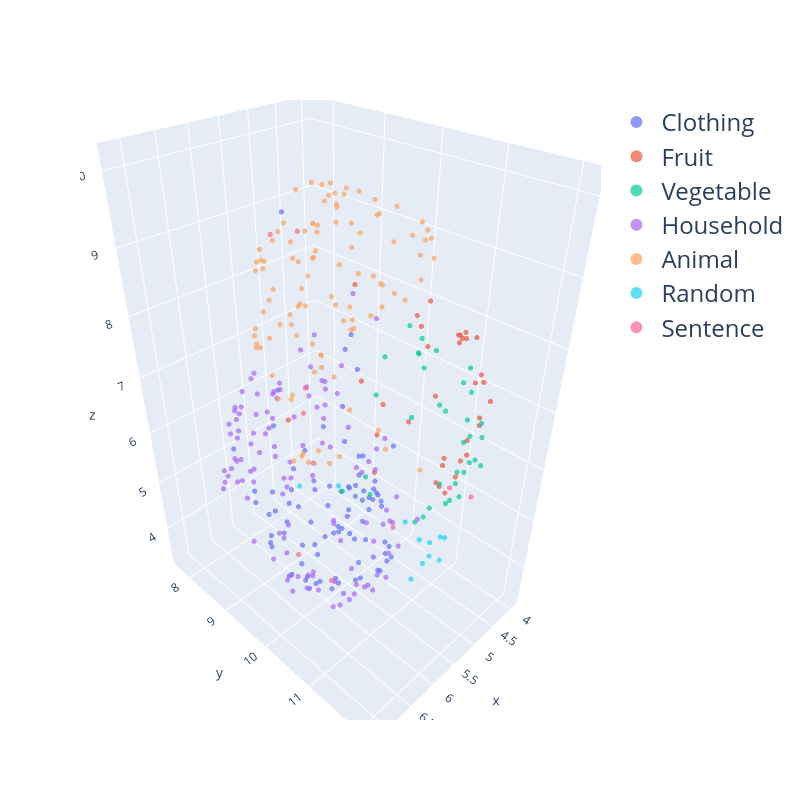

The notebook cell this image was saved under:
### Markdown cell above
## Render all points

### Code cell
import plotly.express as px
import plotly.graph_objects as go

# Highlight specific points

fig = px.scatter_3d(
    df,
    x="x", y="y", z="z",
    color="category" if "category" in df.columns else None,
    opacity=0.7,
    hover_name="name",
    title="UMAP 3D Embedding Visualization"
)
fig.update_traces(marker=dict(size=3)) 
fig.update_layout(
    height=800,
    width=800,
    title=dict(
        text=None
    ),
    legend_title_text="",
    legend=dict(
        font=dict(size=24),
        itemsizing='constant',  
        itemwidth=40            
    )
)


fig.show()

### Figure 1 — Plotly figure (JSON) as saved in the notebook; plotly's stock layout.template omitted (floating-point values rounded to 4 significant figures)
{"data": [{"hovertemplate": "<b>%{hovertext}</b><br><br>category=Clothing<br>x=%{x}<br>y=%{y}<br>z=%{z}<extra></extra>", "hovertext": ["T-Shirt", "Dress Shirt", "Blouse", "Tank Top", "Sweater", "Cardigan", "Hoodie", "Jacket", "Blazer", "Coat", "Trench Coat", "Raincoat", "Denim Jacket", "Leather Jacket", "Puffer Jacket", "Jeans", "Trousers", "Chinos", "Leggings", "Shorts", "Capri Pants", "Cargo Pants", "Sweatpants", "Skirt", "Mini Skirt", "Maxi Skirt", "Pencil Skirt", "Dress", "Evening Gown", "Sundress", "Suit", "Tuxedo", "Overalls", "Jumpsuit", "Tracksuit", "Bikini", "One-Piece Swimsuit", "Board Shorts", "Swim Trunks", "Bra", "Panties", "Boxers", "Briefs", "Sports Bra", "Lingerie", "Thermal Underwear", "Undershirt", "Socks", "Stockings", "Tights", "Compression Socks", "Hat", "Cap", "Beanie", "Fedora", "Sun Hat", "Bucket Hat", "Scarf", "Gloves", "Mittens", "Belt", "Suspenders", "Shoes", "Sneakers", "Boots", "Sandals", "Loafers", "Heels", "Slippers", "Flip Flops", "Clogs", "Dress Shoes", "Pajamas", "Nightgown", "Robe", "Bathrobe", "Sleep Shorts", "Sleep Shirt", "Workwear", "Uniform", "Apron", "Lab Coat", "Scrubs", "Chef Coat", "Coveralls", "Hi-Vis Vest"], "legendgroup": "Clothing", "marker": {"color": "#636efa", "opacity": 0.7, "size": 3, "symbol": "circle"}, "mode": "markers", "name": "Clothing", "scene": "scene", "showlegend": true, "type": "scatter3d", "x": [5.974, 5.715, 5.626, 6.077, 6.118, 6.455, 6.184, 6.204, 6.338, 6.169, 6.184, 6.473, 5.842, 6.127, 6.133, 4.811, 4.872, 7.082, 4.838, 4.579, 5.164, 5.335, 4.908, 5.548, 5.631, 5.727, 5.462, 5.636, 5.437, 5.11, 5.682, 6.668, 5.071, 5.549, 5.274, 4.83, 6.246, 5.537, 6.633, 4.688, 4.962, 4.362, 4.359, 5.567, 5.165, 5.233, 6.522, 4.264, 4.552, 4.487, 5.269, 4.704, 4.549, 6.585, 6.166, 4.774, 4.941, 6.119, 4.382, 4.265, 5.608, 5.017, 3.986, 4.059, 4.217, 3.936, 4.6, 4.207, 4.214, 3.922, 5.046, 4.412, 4.887, 7.211, 5.33, 6.836, 5.337, 5.202, 4.961, 5.382, 5.215, 6.422, 6.847, 6.405, 5.016, 5.935], "y": [8.968, 9.121, 8.959, 9.504, 8.441, 9.22, 8.885, 8.908, 9.32, 8.832, 9.757, 9.711, 10.06, 9.896, 9.995, 9.493, 9.235, 10.81, 9.396, 9.89, 10.65, 10.41, 9.843, 9.252, 10.41, 10.4, 10.63, 8.65, 10.18, 8.792, 8.403, 10.1, 9.918, 9.32, 9.221, 9.38, 10.39, 10.74, 10.22, 9.381, 8.977, 9.611, 9.49, 9.739, 8.874, 10.65, 10.65, 9.061, 8.899, 9.52, 10.59, 8.622, 8.926, 8.641, 10.67, 9.2, 9.683, 8.441, 9.251, 9.821, 8.267, 9.876, 9.238, 9.131, 8.934, 9.151, 9.102, 8.924, 9.107, 9.308, 9.472, 8.953, 9.157, 10.74, 8.447, 11.3, 10.7, 10.55, 9.244, 8.427, 8.093, 9.579, 10.62, 10.04, 10.08, 10.22], "z": [3.952, 3.595, 4.317, 3.699, 4.392, 4.865, 3.982, 3.754, 6.566, 3.772, 3.668, 3.912, 3.597, 3.571, 3.709, 3.365, 3.486, 7.369, 3.451, 4.254, 4.028, 3.98, 3.665, 3.578, 3.721, 3.735, 3.937, 3.767, 3.758, 4.476, 3.892, 9.995, 4.255, 3.388, 3.555, 7.468, 3.942, 4.069, 4.304, 6.802, 3.923, 4.193, 4.011, 4.208, 4.358, 4.314, 6.366, 4.257, 3.947, 3.876, 4.396, 5.328, 5.821, 5.905, 6.126, 5.366, 5.426, 4.646, 4.867, 5.333, 4.203, 4.858, 3.779, 3.635, 3.907, 3.97, 3.509, 3.631, 3.655, 3.572, 7.348, 3.449, 3.49, 7.125, 4.194, 6.951, 4.108, 4.059, 3.47, 3.895, 6.065, 3.727, 5.916, 3.798, 5.033, 3.687]}, {"hovertemplate": "<b>%{hovertext}</b><br><br>category=Fruit<br>x=%{x}<br>y=%{y}<br>z=%{z}<extra></extra>", "hovertext": ["Apple", "Banana", "Orange", "Strawberry", "Grape", "Watermelon", "Pineapple", "Mango", "Blueberry", "Peach", "Cherry", "Pear", "Kiwi", "Lemon", "Lime", "Coconut", "Avocado", "Pomegranate", "Papaya", "Raspberry", "Blackberry", "Plum", "Fig", "Guava", "Cantaloupe", "Apricot", "Nectarine", "Tangerine", "Cranberry", "Passion Fruit", "Jackfruit", "Lychee", "Date", "Persimmon"], "legendgroup": "Fruit", "marker": {"color": "#EF553B", "opacity": 0.7, "size": 3, "symbol": "circle"}, "mode": "markers", "name": "Fruit", "scene": "scene", "showlegend": true, "type": "scatter3d", "x": [5.013, 5.353, 4.795, 4.948, 4.831, 5.453, 5.015, 5.235, 5.273, 4.896, 4.656, 4.903, 6.4, 4.701, 4.763, 5.52, 5.468, 5.697, 5.479, 5.176, 5.02, 4.552, 4.994, 5.834, 6.482, 5.732, 5.793, 6.096, 5.335, 5.55, 5.913, 6.324, 5.075, 5.442], "y": [11.66, 11.63, 10.76, 11.68, 11.67, 11.92, 11.97, 11.61, 12.02, 11.33, 11.17, 11.44, 10.95, 11.28, 10.61, 11.13, 11.88, 11.81, 11.07, 11.95, 11.84, 10.58, 9.755, 11.73, 11.39, 11.86, 11.9, 11.15, 11.91, 11.81, 11.91, 11.27, 8.156, 12.0], "z": [8.412, 8.573, 8.498, 7.739, 7.806, 6.911, 7.631, 8.468, 7.421, 8.159, 8.107, 8.264, 9.34, 8.211, 8.058, 8.701, 6.636, 6.566, 7.097, 7.451, 7.858, 7.649, 6.903, 7.989, 7.02, 7.082, 7.019, 7.719, 7.163, 6.361, 6.823, 7.44, 5.419, 7.041]}, {"hovertemplate": "<b>%{hovertext}</b><br><br>category=Vegetable<br>x=%{x}<br>y=%{y}<br>z=%{z}<extra></extra>", "hovertext": ["Carrot", "Broccoli", "Spinach", "Potato", "Tomato", "Onion", "Garlic", "Cucumber", "Bell Pepper", "Lettuce", "Cabbage", "Zucchini", "Celery", "Cauliflower", "Eggplant", "Green Beans", "Kale", "Beetroot", "Radish", "Turnip", "Pumpkin", "Sweet Potato", "Artichoke", "Asparagus", "Leek", "Brussels Sprouts", "Peas", "Chili Pepper", "Corn", "Okra", "Rutabaga", "Parsnip", "Swiss Chard", "Mustard Greens", "Fennel"], "legendgroup": "Vegetable", "marker": {"color": "#00cc96", "opacity": 0.7, "size": 3, "symbol": "circle"}, "mode": "markers", "name": "Vegetable", "scene": "scene", "showlegend": true, "type": "scatter3d", "x": [4.54, 4.725, 5.264, 4.587, 4.672, 4.532, 4.699, 5.078, 5.708, 4.895, 4.489, 4.851, 5.493, 5.234, 5.096, 5.274, 5.692, 5.817, 5.177, 6.62, 4.701, 5.406, 5.478, 4.985, 5.845, 5.537, 4.589, 5.813, 4.438, 6.121, 6.93, 6.51, 5.962, 5.215, 6.368], "y": [10.46, 11.48, 11.93, 10.46, 11.46, 10.41, 10.98, 11.69, 11.7, 11.66, 11.19, 11.82, 11.65, 11.75, 11.91, 11.77, 11.42, 11.89, 11.98, 11.38, 10.36, 11.79, 12.01, 11.94, 10.93, 11.82, 10.76, 11.69, 11.24, 11.62, 11.29, 11.36, 11.67, 11.81, 11.28], "z": [7.724, 6.946, 6.782, 7.497, 7.363, 7.471, 6.937, 6.875, 6.126, 6.858, 7.308, 6.901, 7.566, 6.492, 6.714, 6.332, 8.18, 6.733, 7.388, 7.025, 7.949, 6.131, 6.791, 6.57, 8.189, 6.181, 7.676, 6.032, 7.542, 7.776, 6.932, 6.663, 6.031, 6.089, 8.048]}, {"hovertemplate": "<b>%{hovertext}</b><br><br>category=Household<br>x=%{x}<br>y=%{y}<br>z=%{z}<extra></extra>", "hovertext": ["Chair", "Table", "Sofa", "Bed", "Desk", "Bookshelf", "Lamp", "Fan", "Ceiling Light", "Floor Lamp", "Clock", "Mirror", "Curtains", "Blinds", "Carpet", "Rug", "Door Mat", "Doormat", "Cushion", "Pillow", "Blanket", "Comforter", "Duvet", "Mattress", "Wardrobe", "Drawer", "Cabinet", "Cupboard", "Shelf", "Television", "Remote Control", "Router", "Speaker", "Headphones", "Laptop", "Phone Charger", "Power Strip", "Vacuum Cleaner", "Broom", "Dustpan", "Mop", "Bucket", "Cleaning Spray", "Detergent", "Laundry Basket", "Iron", "Ironing Board", "Dish Rack", "Trash Can", "Recycling Bin", "Toilet Brush", "Plunger", "Toilet Paper", "Paper Towels", "Soap Dispenser", "Towel", "Hand Towel", "Bath Towel", "Shower Curtain", "Shampoo", "Conditioner", "Body Wash", "Toothbrush", "Toothpaste", "Razor", "Hair Dryer", "Comb", "Scissors", "Measuring Tape", "Sewing Kit", "Toolbox", "Hammer", "Screwdriver", "Wrench", "Nails", "Tape", "Glue", "Flashlight", "Battery", "Extension Cord", "Notepad", "Pen", "Pencil", "Eraser", "Stapler", "Calculator", "Mug", "Plate", "Bowl", "Fork", "Spoon", "Knife", "Water Bottle", "Pitcher", "Frying Pan", "Saucepan", "Pot", "Lid", "Colander", "Cutting Board", "Can Opener", "Peeler", "Grater", "Toaster", "Microwave", "Kettle", "Coffee Maker", "Blender", "Oven Mitts", "Measuring Cups", "Timer", "Ziploc Bags", "Plastic Wrap", "Aluminum Foil", "Dish Soap", "Sponge"], "legendgroup": "Household", "marker": {"color": "#ab63fa", "opacity": 0.7, "size": 3, "symbol": "circle"}, "mode": "markers", "name": "Household", "scene": "scene", "showlegend": true, "type": "scatter3d", "x": [5.599, 5.352, 6.093, 6.386, 5.897, 5.944, 6.254, 6.577, 5.308, 5.239, 4.979, 4.699, 5.026, 4.249, 5.812, 6.109, 5.498, 5.848, 6.221, 6.509, 6.328, 6.578, 6.527, 6.301, 5.362, 6.069, 5.841, 5.921, 5.859, 5.999, 5.819, 6.631, 5.181, 4.183, 6.671, 6.016, 5.396, 7.045, 5.531, 5.66, 5.283, 5.268, 7.068, 7.094, 6.624, 4.909, 6.175, 6.507, 6.429, 6.586, 6.983, 6.471, 6.59, 7.057, 6.868, 6.987, 7.154, 7.003, 6.788, 7.05, 6.675, 7.024, 6.934, 6.68, 5.335, 6.925, 5.032, 5.321, 5.825, 5.743, 6.165, 5.481, 6.509, 6.327, 4.125, 4.802, 4.921, 5.448, 6.028, 5.522, 6.727, 5.714, 6.213, 6.524, 6.538, 6.515, 6.047, 5.12, 5.52, 5.467, 5.715, 5.51, 7.062, 5.645, 6.619, 5.249, 5.782, 4.765, 6.11, 6.075, 5.636, 6.506, 5.886, 6.409, 5.808, 6.268, 6.571, 6.397, 5.297, 6.257, 4.769, 5.71, 6.123, 5.654, 6.833, 4.909], "y": [7.843, 7.942, 7.983, 8.029, 7.791, 7.666, 8.473, 8.633, 10.57, 10.75, 8.194, 8.628, 8.671, 8.976, 8.061, 8.111, 10.78, 10.6, 7.996, 8.19, 8.514, 8.403, 8.151, 8.246, 8.238, 7.838, 7.828, 7.844, 7.788, 9.247, 10.84, 9.079, 7.864, 9.367, 8.919, 10.21, 10.96, 10.75, 9.15, 10.55, 9.634, 8.962, 10.56, 10.25, 10.8, 9.483, 10.8, 11.02, 10.76, 10.98, 10.77, 9.481, 11.13, 10.31, 10.66, 9.497, 10.15, 10.34, 10.67, 10.29, 9.193, 10.29, 10.25, 10.88, 9.133, 10.58, 8.955, 8.962, 11.11, 10.68, 8.997, 8.989, 9.536, 9.11, 9.331, 8.786, 8.904, 9.558, 8.963, 10.89, 9.962, 8.666, 8.773, 9.869, 9.213, 9.76, 8.022, 8.031, 7.794, 8.298, 8.187, 8.506, 10.42, 8.052, 10.94, 10.48, 7.881, 8.739, 10.58, 10.91, 11.02, 10.13, 10.15, 8.843, 9.767, 8.314, 11.21, 10.2, 11.21, 11.24, 8.542, 10.84, 10.96, 10.99, 11.05, 9.941], "z": [5.253, 5.615, 5.007, 5.003, 5.281, 5.327, 6.429, 5.709, 4.794, 5.428, 5.456, 5.502, 4.469, 4.372, 4.717, 4.669, 5.355, 6.172, 4.929, 4.926, 4.674, 5.224, 4.774, 4.842, 3.98, 5.683, 5.769, 5.702, 5.41, 5.346, 4.983, 5.755, 5.359, 4.519, 5.91, 5.044, 4.669, 5.149, 6.77, 6.229, 7.245, 6.923, 4.992, 5.628, 4.188, 8.196, 4.095, 4.428, 5.376, 4.589, 5.104, 6.354, 5.22, 4.715, 5.005, 4.859, 5.101, 4.795, 4.572, 5.533, 5.647, 5.23, 5.674, 6.01, 7.569, 4.659, 6.564, 6.42, 4.429, 3.855, 6.263, 7.318, 6.229, 6.305, 4.924, 6.219, 6.475, 5.821, 6.793, 4.557, 6.212, 6.422, 6.425, 6.327, 6.134, 5.8, 6.095, 6.127, 6.291, 6.253, 6.271, 6.409, 4.572, 6.567, 4.337, 6.376, 6.206, 5.865, 7.083, 4.263, 5.36, 6.75, 7.301, 6.017, 6.211, 6.287, 4.946, 6.427, 5.321, 4.604, 5.726, 4.177, 5.641, 5.379, 5.091, 7.975]}, {"hovertemplate": "<b>%{hovertext}</b><br><br>category=Animal<br>x=%{x}<br>y=%{y}<br>z=%{z}<extra></extra>", "hovertext": ["Dog", "Cat", "Cow", "Horse", "Pig", "Sheep", "Goat", "Chicken", "Duck", "Goose", "Turkey", "Rabbit", "Hamster", "Guinea Pig", "Ferret", "Parrot", "Canary", "Goldfish", "Turtle", "Frog", "Snake", "Lizard", "Gecko", "Chameleon", "Iguana", "Salamander", "Alligator", "Crocodile", "Lion", "Tiger", "Elephant", "Giraffe", "Zebra", "Hippopotamus", "Rhinoceros", "Kangaroo", "Koala", "Panda", "Leopard", "Cheetah", "Wolf", "Fox", "Bear", "Otter", "Raccoon", "Squirrel", "Skunk", "Badger", "Bat", "Owl", "Eagle", "Hawk", "Falcon", "Penguin", "Seal", "Walrus", "Dolphin", "Whale", "Shark", "Octopus", "Squid", "Jellyfish", "Crab", "Lobster", "Starfish", "Sea Urchin", "Coral", "Butterfly", "Bee", "Wasp", "Ant", "Spider", "Ladybug", "Beetle", "Moth", "Dragonfly", "Grasshopper", "Snail", "Slug", "Earthworm", "Mosquito", "Fly", "Caterpillar", "Centipede", "Millipede", "Camel", "Donkey", "Mule", "Ox", "Reindeer", "Moose", "Caribou", "Hedgehog", "Porcupine", "Armadillo", "Meerkat", "Wombat", "Tapir", "Capybara", "Chimpanzee", "Gorilla", "Orangutan", "Baboon", "Lemur", "Mandrill"], "legendgroup": "Animal", "marker": {"color": "#FFA15A", "opacity": 0.7, "size": 3, "symbol": "circle"}, "mode": "markers", "name": "Animal", "scene": "scene", "showlegend": true, "type": "scatter3d", "x": [5.283, 5.885, 5.366, 5.486, 5.114, 5.538, 5.564, 4.687, 4.918, 5.283, 4.872, 5.045, 6.006, 6.579, 6.244, 5.248, 4.938, 6.343, 6.531, 5.938, 6.574, 6.667, 6.779, 6.896, 6.957, 7.053, 6.78, 6.777, 5.86, 5.701, 5.782, 6.437, 5.871, 6.942, 7.062, 6.649, 6.789, 6.039, 6.154, 6.502, 5.37, 5.526, 5.525, 5.326, 6.716, 6.042, 6.732, 6.277, 5.617, 5.212, 4.862, 4.828, 4.892, 5.723, 4.727, 5.853, 5.875, 5.226, 5.178, 5.804, 5.624, 6.162, 5.275, 5.788, 6.508, 7.116, 4.949, 6.712, 5.881, 6.171, 5.724, 6.436, 6.982, 6.399, 6.651, 6.75, 6.864, 5.758, 5.63, 6.822, 6.778, 6.483, 6.911, 7.105, 7.036, 5.878, 6.043, 4.795, 4.762, 6.101, 5.898, 6.636, 6.139, 7.172, 6.904, 6.734, 6.56, 6.497, 6.427, 6.999, 6.813, 6.8, 6.171, 6.767, 6.851], "y": [9.547, 10.39, 9.623, 9.405, 9.647, 9.378, 9.439, 10.52, 10.2, 10.8, 10.82, 9.733, 10.86, 10.77, 10.51, 10.94, 10.66, 10.34, 9.438, 9.416, 9.462, 9.722, 9.836, 10.09, 10.24, 10.0, 9.897, 10.06, 10.25, 10.12, 9.808, 10.34, 10.49, 11.09, 10.85, 10.45, 10.63, 10.28, 10.23, 10.48, 10.27, 10.45, 9.686, 10.31, 10.64, 9.513, 10.65, 9.559, 8.948, 10.48, 10.59, 10.66, 10.77, 10.94, 8.913, 10.83, 10.12, 9.532, 9.84, 10.37, 10.14, 10.15, 9.781, 10.17, 10.39, 10.8, 10.46, 9.629, 9.423, 9.381, 9.39, 9.385, 10.94, 9.43, 9.449, 10.24, 10.11, 9.366, 9.089, 10.3, 9.642, 9.245, 10.08, 10.63, 10.73, 9.73, 9.396, 9.932, 9.894, 9.704, 10.04, 11.69, 10.95, 11.08, 10.8, 10.75, 11.04, 11.45, 10.94, 10.57, 9.866, 10.5, 11.84, 10.46, 11.16], "z": [9.547, 9.734, 9.626, 9.326, 8.991, 9.359, 9.014, 9.221, 9.169, 9.532, 9.126, 9.19, 9.278, 9.195, 9.874, 9.003, 9.136, 7.998, 9.164, 9.022, 9.074, 9.216, 9.391, 9.021, 9.232, 8.685, 9.397, 9.692, 10.03, 10.03, 10.01, 9.868, 10.12, 7.252, 7.202, 9.872, 9.462, 10.09, 10.02, 9.826, 9.846, 9.749, 9.941, 9.674, 9.654, 9.297, 9.656, 9.509, 7.929, 9.776, 9.523, 9.427, 9.374, 8.993, 6.475, 9.125, 8.602, 8.743, 8.701, 8.338, 8.161, 8.013, 8.23, 8.364, 8.025, 7.295, 8.458, 8.135, 8.326, 8.155, 8.267, 8.442, 7.383, 8.063, 8.208, 7.733, 7.665, 8.522, 7.658, 7.731, 8.221, 7.877, 8.015, 7.119, 7.247, 10.04, 9.506, 8.11, 8.414, 10.0, 9.969, 7.628, 8.866, 7.38, 8.751, 8.513, 7.813, 7.697, 8.919, 8.938, 9.539, 9.092, 7.14, 9.564, 7.345]}, {"hovertemplate": "<b>%{hovertext}</b><br><br>category=Random<br>x=%{x}<br>y=%{y}<br>z=%{z}<extra></extra>", "hovertext": ["Quantum entanglement", "Existentialism", "Blockchain consensus algorithm", "def __init__(self):", "Python lambda function", "API endpoint documentation", "ß∂ƒ©˙∆˚¬…æ", "🚀✨🐍", "flarnblax", "glorbulation", "zzztorp hive-core"], "legendgroup": "Random", "marker": {"color": "#19d3f3", "opacity": 0.7, "size": 3, "symbol": "circle"}, "mode": "markers", "name": "Random", "scene": "scene", "showlegend": true, "type": "scatter3d", "x": [5.311, 5.964, 5.485, 5.927, 5.608, 5.521, 5.934, 5.815, 6.956, 7.19, 6.141], "y": [11.64, 11.77, 11.84, 11.65, 11.87, 11.64, 11.83, 11.83, 11.26, 10.82, 11.65], "z": [5.28, 5.776, 5.523, 4.897, 5.202, 5.045, 5.354, 5.663, 7.011, 6.882, 6.14]}, {"hovertemplate": "<b>%{hovertext}</b><br><br>category=Sentence<br>x=%{x}<br>y=%{y}<br>z=%{z}<extra></extra>", "hovertext": ["kiwi bird", "kiwi fruit", "kiwi man", "tuxedo suit", "tuxedo cat", "tuxedo penguin", "I ate a juicy kiwi", "A kiwi can't fly", "I wore a tuxedo"], "legendgroup": "Sentence", "marker": {"color": "#FF6692", "opacity": 0.7, "size": 3, "symbol": "circle"}, "mode": "markers", "name": "Sentence", "scene": "scene", "showlegend": true, "type": "scatter3d", "x": [6.868, 5.451, 6.955, 5.928, 6.76, 6.357, 5.424, 6.459, 5.922], "y": [10.57, 11.81, 10.72, 10.05, 10.45, 11.63, 12.13, 9.639, 9.255], "z": [7.683, 6.389, 8.156, 3.609, 9.903, 6.178, 6.416, 9.548, 3.615]}], "layout": {"height": 800, "legend": {"font": {"size": 24}, "itemsizing": "constant", "itemwidth": 40, "title": {"text": ""}, "tracegroupgap": 0}, "scene": {"domain": {"x": [0, 1], "y": [0, 1]}, "xaxis": {"title": {"text": "x"}}, "yaxis": {"title": {"text": "y"}}, "zaxis": {"title": {"text": "z"}}}, "title": {}, "width": 800}}
